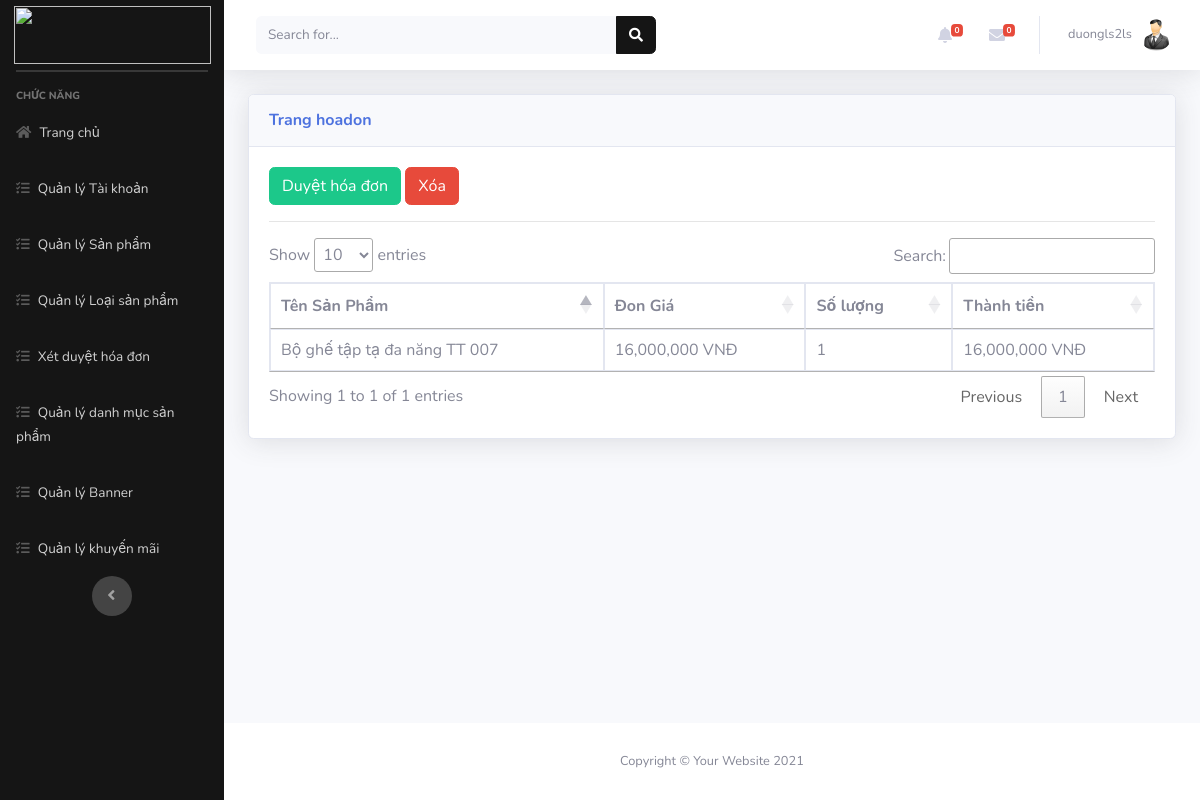
The page /Admin/index.php?mod=hoadon&act=chitiet&id=12 (signed in) on the database its author committed.
### tables this page shows
CREATE TABLE `chitiethoadon` (
  `MaHD` int(11) NOT NULL,
  `MaSP` int(11) NOT NULL,
  `SoLuong` int(11) NOT NULL,
  `DonGia` float NOT NULL
);

CREATE TABLE `sanpham` (
  `MaSP` int(11) NOT NULL,
  `MaLSP` int(11) NOT NULL,
  `MaDM` int(11) NOT NULL,
  `TenSP` varchar(70) NOT NULL,
  `DonGia` int(11) NOT NULL,
  `SoLuong` int(10) UNSIGNED NOT NULL DEFAULT 1,
  `HinhAnh1` varchar(200) NOT NULL,
  `HinhAnh2` varchar(255) DEFAULT NULL,
  `HinhAnh3` varchar(255) DEFAULT NULL,
  `MaKM` int(11) NOT NULL,
  `MSP` varchar(50) DEFAULT NULL,
  `BaoHanh` varchar(50) DEFAULT NULL,
  `TrongLuongMax` varchar(50) DEFAULT NULL,
  `TrongLuongSP` varchar(50) DEFAULT NULL,
  `HangNK` varchar(50) DEFAULT NULL,
  `XuatXu` varchar(50) DEFAULT NULL,
  `MauSac` varchar(50) DEFAULT NULL,
  `TinhTrang` varchar(50) DEFAULT NULL,
  `KichThuoc` varchar(50) DEFAULT NULL,
  `SoSao` int(11) NOT NULL,
  `SoDanhGia` int(11) NOT NULL,
  `TrangThai` int(11) NOT NULL,
  `MoTa` text NOT NULL,
  `ThoiGian` datetime DEFAULT NULL
);

### Admin/MVC/controllers/HoadonController.php (called while the page is built, shortened)
<?php
require_once("MVC/models/hoadon.php");
class HoaDonController
{
    var $hoadon_model;
    public function __construct()
    {
        $this->hoadon_model = new Hoadon();
    }
    function chitiet()
    {
        $id = isset($_GET['id']) ? $_GET['id'] : 1;
        $data = $this->hoadon_model->chitiethoadon($id);
        require_once("MVC/Views/Admin/index.php");
    }
}

### Admin/MVC/Models/connection.php (called while the page is built, shortened)
<?php
    class Connection{
        function __construct()
        {
            $severname ="localhost";
            $username ="root";
            $password ="";
            $db_name ="sport-shop";
            $this->conn = new mysqli($severname,$username,$password,$db_name);
        }
    }
?>

### Admin/MVC/Models/model.php (called while the page is built, shortened)
<?php
require_once("connection.php");
class Model
{
    function __construct()
    {
        $conn_obj = new Connection();
        $this->conn = $conn_obj->conn;
    }
}

### Admin/MVC/Models/hoadon.php (called while the page is built, shortened)
<?php
require_once("model.php");
class Hoadon extends Model
{
    function chitiethoadon($id){
        $query = "select ct.*, s.TenSP as Ten from chitiethoadon as ct, sanpham as s where ct.MaSP = s.MaSP and ct.MaHD = $id ";
        require("result.php");
        return $data;
    }
}

### Admin/MVC/Models/result.php (called while the page is built)
<?php
$result = $this->conn->query($query);
$data = array();
while ($row = $result->fetch_assoc()) {
    $data[] = $row;
}
?>

### Admin/MVC/Views/hoadon/detail.php (the view, shortened to what this page needs)
<?php if(isset($data) and $data != null){ ?>
<a href="?mod=hoadon&act=xetduyet&id=<?= $data['0']['MaHD'] ?>" class="btn btn-success">Duyệt hóa đơn</a>
<a href="?mod=hoadon&act=delete&id=<?= $data['0']['MaHD'] ?>" onclick="return confirm('Bạn có thật sự muốn xóa ?');" type="button" class="btn btn-danger">Xóa</a>
<?php } ?>
<hr>
<table class="table table-bordered" id="dataTable" width="100%" cellspacing="0">
    <thead>
        <tr>
            <th scope="col">Tên Sản Phẩm</th>
            <th scope="col">Đon Giá</th>
            <th scope="col">Số lượng</th>
            <th scope="col">Thành tiền</th>
        </tr>
    </thead>
    <tbody>
        <?php foreach ($data as $row) { ?>
            <tr>
                <td><?= $row['Ten'] ?></td>
                <td><?= number_format($row['DonGia']) ?> VNĐ</td>
                <td><?= $row['SoLuong'] ?></td>
                <td><?= number_format($row['DonGia'] * $row['SoLuong']) ?> VNĐ</td>
            </tr>
        <?php } ?>
</table>

### rows shown on the page
chitiethoadon: MaSP.TenSP "Bộ ghế tập tạ đa năng TT 007", DonGia "16,000,000", SoLuong "1", $row['DonGia'] * $row['SoLuong'] "16,000,000"

### other values the page prints
$_SESSION['login']['TaiKhoan'] "duongls2ls"
$mod "hoadon"
